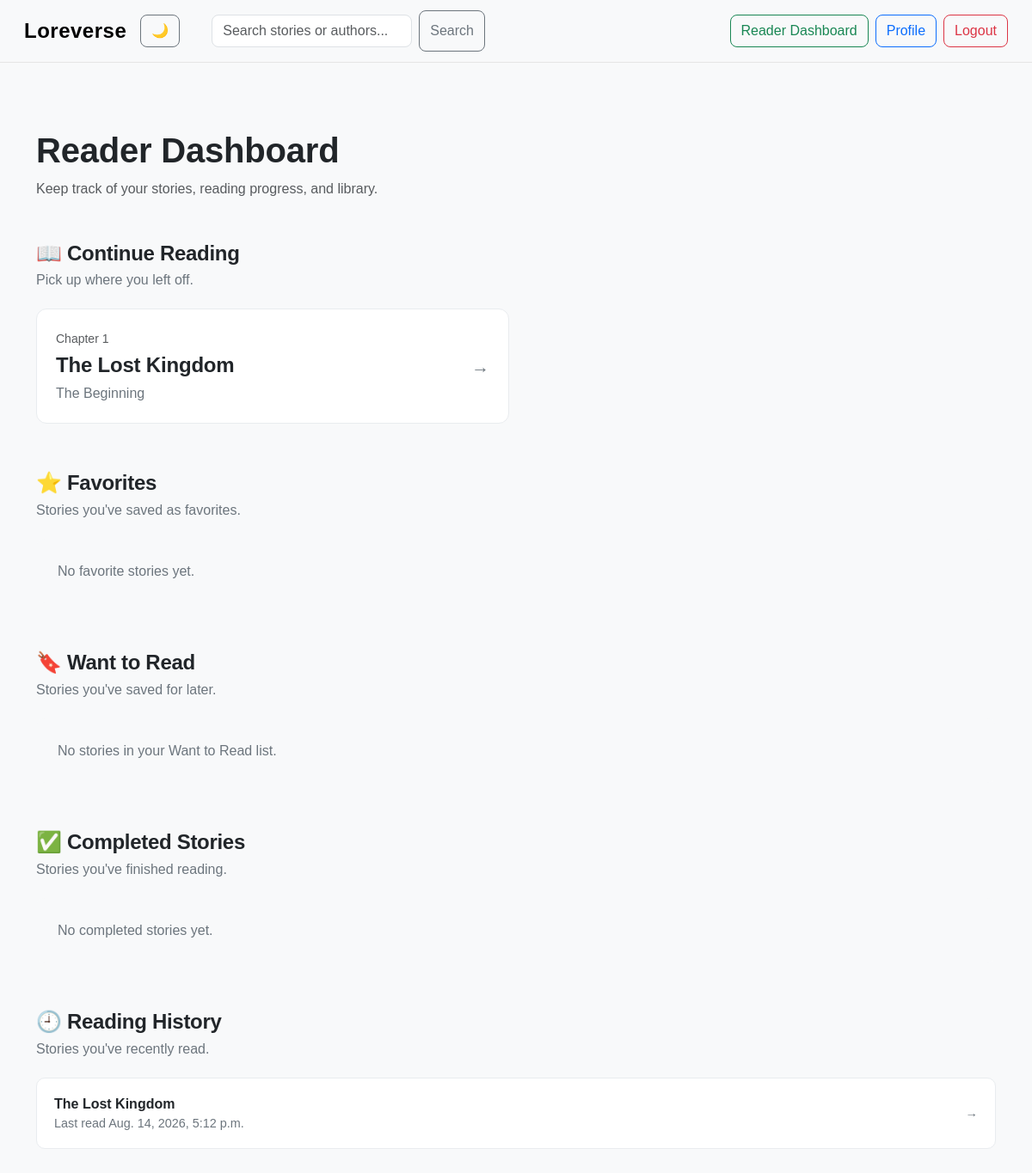
Page /reader-dashboard/ (signed in) on the earlier database version.
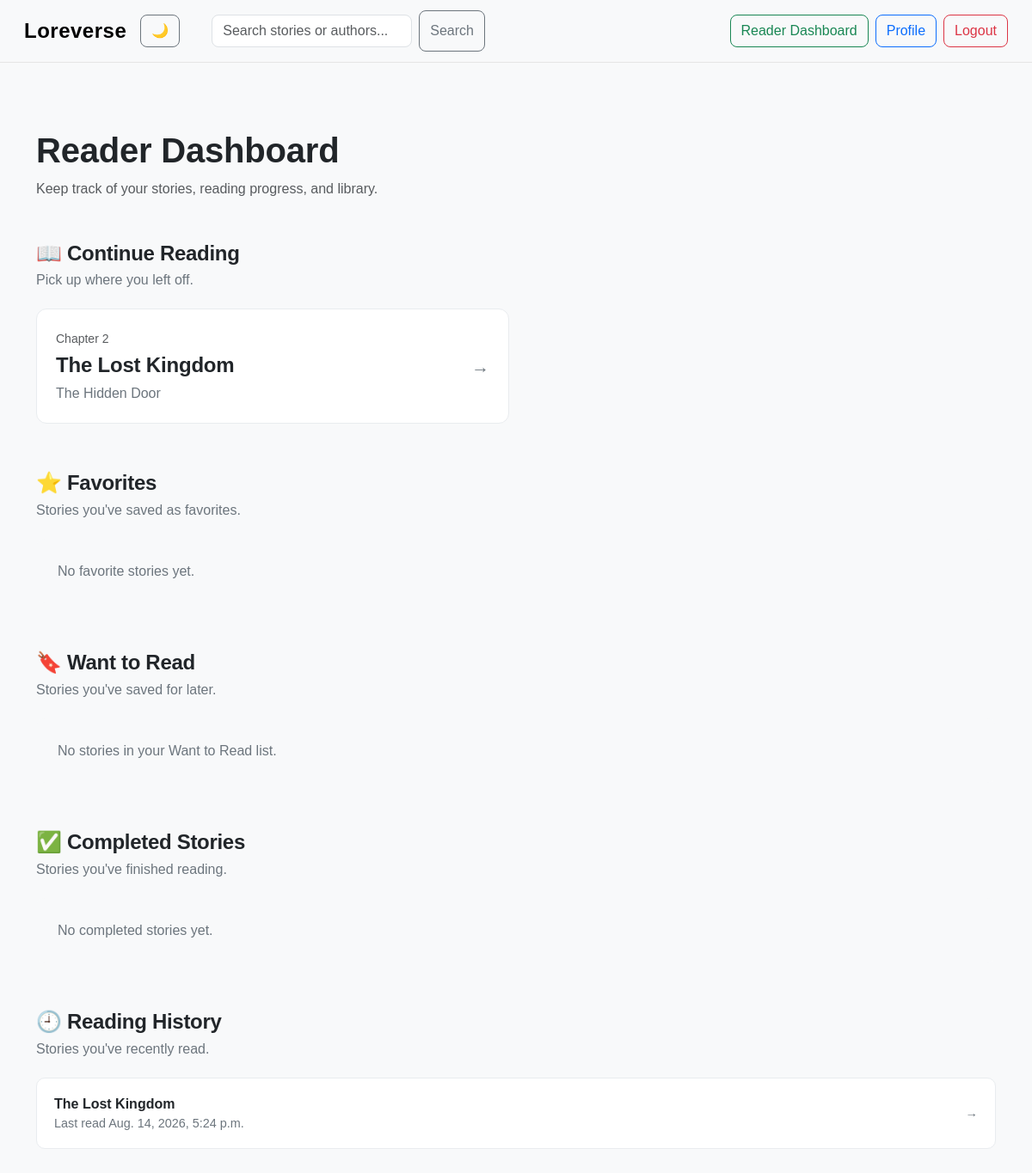
Same page on the later database version.
### loreverse/models.py (models this page shows, shortened)
class ReadingProgress(models.Model):
    user = models.ForeignKey(User, on_delete=models.CASCADE)
    story = models.ForeignKey(Story, on_delete=models.CASCADE)
    chapter = models.ForeignKey(Chapter, on_delete=models.CASCADE)
    updated_at = models.DateTimeField(auto_now=True)
    class Meta:
        unique_together = ("user", "story")

class Chapter(models.Model):
    story = models.ForeignKey(Story, on_delete=models.CASCADE, related_name="chapters")
    title = models.CharField(max_length=200)
    content = models.TextField()
    chapter_number = models.PositiveIntegerField()

class ReadingHistory(models.Model):
    user = models.ForeignKey(User, on_delete=models.CASCADE)
    story = models.ForeignKey(Story, on_delete=models.CASCADE)
    last_read_at = models.DateTimeField(auto_now=True)
    class Meta:
        unique_together = ("user", "story")

class Story(models.Model):
    GENRE_CHOICES = [
        ("Fantasy", "Fantasy"),
        ("Romance", "Romance"),
        ("Mystery", "Mystery"),
        ("Horror", "Horror"),
        ("Science Fiction", "Science Fiction"),
        ("Adventure", "Adventure"),
        ("Other", "Other"),]
    title = models.CharField(max_length=200)
    genre = models.CharField(max_length=30, choices=GENRE_CHOICES, default="Other")
    tags = models.CharField(max_length=300, blank=True)
    description = models.TextField()
    author = models.ForeignKey(User, on_delete=models.CASCADE)
    published = models.BooleanField(default=False)
    created_at = models.DateTimeField(auto_now_add=True)
    updated_at = models.DateTimeField(auto_now=True)
    favorited_by = models.ManyToManyField(User, related_name="favorite_stories", blank=True)
    want_to_read_by = models.ManyToManyField(User, related_name="want_to_read_stories", blank=True)

### loreverse/views.py (the view)
# urls.py: path("reader-dashboard/", views.reader_dashboard, name="reader_dashboard"),
@login_required
def reader_dashboard(request):
    progress = ReadingProgress.objects.filter(
        user=request.user
    ).select_related("story", "chapter")
    favorites = request.user.favorite_stories.all()
    want_to_read = request.user.want_to_read_stories.all()
    completed_stories = CompletedStory.objects.filter(
        user=request.user
    ).select_related("story")
    reading_history = ReadingHistory.objects.filter(
        user=request.user
    ).select_related("story").order_by("-last_read_at")
    return render(request, "loreverse/reader_dashboard.html", {
        "progress": progress,
        "favorites": favorites,
        "want_to_read": want_to_read,
        "completed_stories": completed_stories,
        "reading_history": reading_history,
    })

### loreverse/templates/loreverse/reader_dashboard.html (shortened to what the changed rows need)
{% extends "loreverse/layout.html" %}
{% block body %}
<div class="container py-5">
    <div class="mb-5">
        <h1 class="fw-bold">Reader Dashboard</h1>
    </div>
    <section class="dashboard-section">
        <div class="section-heading">
            <h2>📖 Continue Reading</h2>
        </div>
        {% if progress %}
            <div class="row g-3">
                {% for item in progress %}
                    <div class="col-md-6">
                        <a href="{% url 'continue_reading' item.story.id %}" class="dashboard-story-card">
                            <div>
                                <span class="small text-muted">
                                    Chapter {{ item.chapter.chapter_number }}
                                </span>
                                <h4>{{ item.story.title }}</h4>
                                <p>{{ item.chapter.title }}</p>
                            </div>
                            <span class="dashboard-arrow">→</span>
                        </a>
                    </div>
                {% endfor %}
            </div>
        {% else %}
            <div class="empty-state">
                <p>You are not currently reading any stories.</p>
            </div>
        {% endif %}
    </section>
    <section class="dashboard-section">
        <div class="section-heading">
            <h2>⭐ Favorites</h2>
        </div>
    </section>
    <section class="dashboard-section">
        <div class="section-heading">
            <h2>🔖 Want to Read</h2>
        </div>
    </section>
    <section class="dashboard-section">
        <div class="section-heading">
            <h2>✅ Completed Stories</h2>
        </div>
    </section>
    <section class="dashboard-section">
        <div class="section-heading">
            <h2>🕘 Reading History</h2>
        </div>
        {% if reading_history %}
            <div class="reading-history">
                {% for item in reading_history %}
                    <a href="{% url 'story_detail' item.story.id %}" class="history-item">
                        <div>
                            <strong>{{ item.story.title }}</strong>
                            <span>Last read {{ item.last_read_at }}</span>
                        </div>
                        <span>→</span>
                    </a>
                {% endfor %}
            </div>
        {% else %}
            <div class="empty-state">
                <p>Your reading history is empty.</p>
            </div>
        {% endif %}
    </section>
</div>
{% endblock %}

Differences in the rows shown:
changed ReadingProgress "The Lost Kingdom": chapter.chapter_number "1" → "2"; chapter "The Beginning" → "The Hidden Door"
changed ReadingHistory "The Lost Kingdom": last_read_at "Aug. 14, 2026, 5:12 p.m." → "Aug. 14, 2026, 5:24 p.m."
